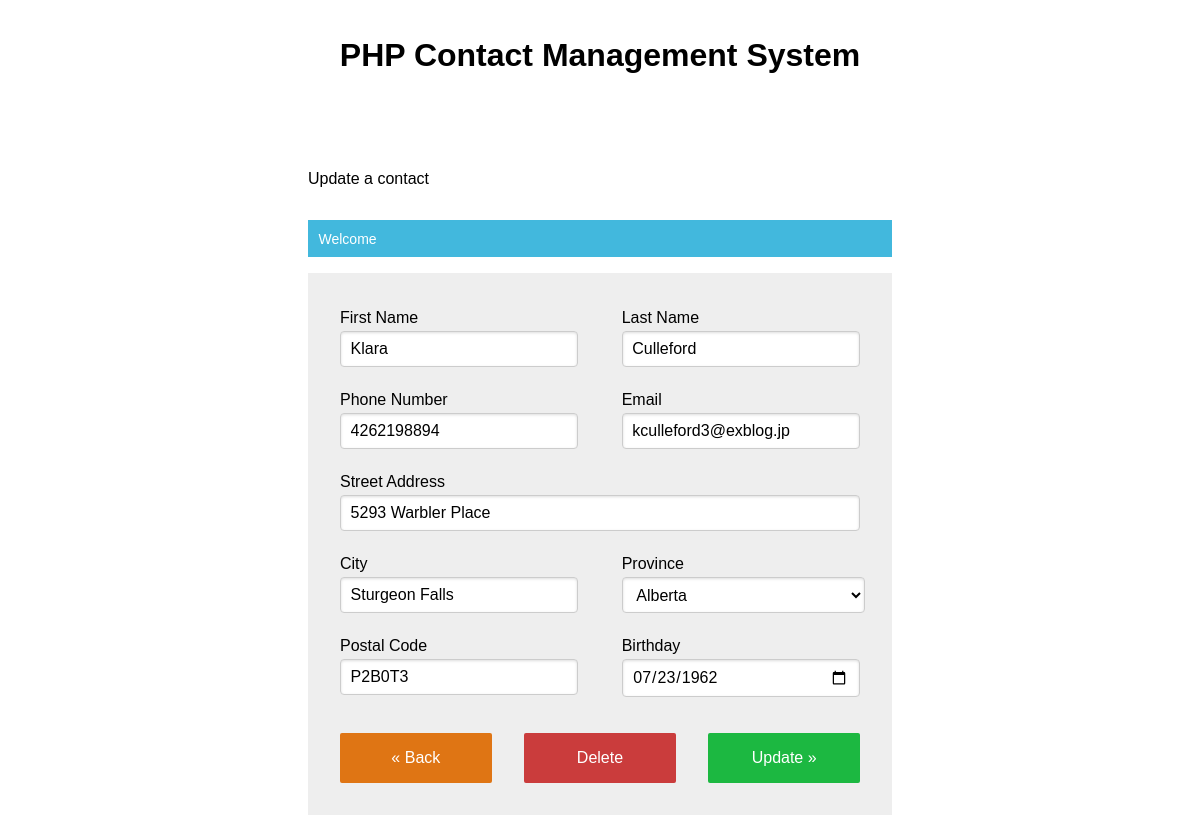
Screenshot of /index.php?edit&contact_id=7&rep=3 (signed in) with the database file from the repository.
### tables this page shows
CREATE TABLE IF NOT EXISTS `contacts` (
  `id` int(11) NOT NULL AUTO_INCREMENT,
  `fname` varchar(30) NOT NULL,
  `surname` varchar(30) NOT NULL,
  `phone` bigint(20) NOT NULL,
  `email` varchar(50) NOT NULL,
  `address` varchar(50) NOT NULL,
  `city` varchar(30) NOT NULL,
  `province` varchar(30) NOT NULL,
  `postal` varchar(6) NOT NULL,
  `birthday` date NOT NULL,
  `rep` int(11) NOT NULL,
  PRIMARY KEY (`id`),
  KEY `rep` (`rep`)
);

### models/view.php (called while the page is built, shortened)
<?php
class View_Model {
    private $render = false;
    public function __construct($template) {
        $file = SERVER_ROOT . '/views/' . strtolower($template) . '.php';
        if (file_exists($file)) {
            $this->render = $file;
        }
    }
    public function __destruct() {
        include($this->render);
    }
}
?>

### controllers/router.php (called while the page is built, shortened)
<?php
$request = filter_var($_SERVER['QUERY_STRING'], FILTER_SANITIZE_STRING);
$parsed = explode('&', $request);
$page = array_shift($parsed);
$gets = array();
$target = SERVER_ROOT . '/controllers/' . $page . '.php';
foreach ($parsed as $get) {
    list($key, $value) = explode('=', $get);
    $gets[$key] = $value;
}
if (file_exists($target)) {
    $class = ucfirst($page) . '_Controller';
    if (class_exists($class)) {
        $controller = new $class;
    } else {
        die('class does not exist!');
    }
}
$controller->main($gets);
?>

### index.php (called while the page is built, shortened)
<?php
require_once(SERVER_ROOT . '/controllers/router.php');
?>

### models/contacts.php (called while the page is built, shortened)
<?php
class Contacts_Model {
    public function __construct() {
        $this->get_all_contacts();
    }
    private function get_all_contacts() {
        $pdo = new PDO(DB_CONN, DB_USER, DB_PASS);
        $sql = 'SELECT * FROM contacts';
        $stmt = $pdo->prepare($sql);
        $stmt->execute();
        $contacts = $stmt -> fetchAll();
    }
}
?>

### controllers/edit.php (called while the page is built, shortened)
<?php
class Edit_Controller {
    public function main(array $req_body) {
        $contacts = new Contacts_Model();
    }
}
?>

### views/contact_form.php (the view, shortened to what this page needs)
<!DOCTYPE html>
<html lang='en'>
<head>
    <link rel='stylesheet' required='true' type='text/css' href='css/style.min.css'>
</head>
<body>
    <div class='pure-g justify-center'>
        <div class='pure-u-1 pure-u-sm-4-5 pure-u-md-3-4 pure-u-lg-2-3 pure-u-xl-1-2'>
            <h1 class='page-title text-center'>
                <?php
                $action = $_SERVER['PHP_SELF'] . $this->data['form_action'];
                $btn_value = strpos($this->data['form_action'], 'add') ? 'Add' : 'Update';
                echo APP_TITLE;
                ?>
            </h1>
            <div class='pure-u-1 pure-u-sm-4-5 pure-u-md-3-4 d-block mx-auto'>
                <p class='page-subtitle'><?php echo $btn_value; ?> a contact</p>
                <?php
                $msg_class = isset($_SESSION['msg_class']) ? $_SESSION['msg_class'] : '';
                $msg = isset($_SESSION['msg']) ? $_SESSION['msg'] : '';
                if (!empty($msg) && !empty($msg_class)): ?>
                    <div class='field'>
                        <span class='pure-form-message <?php echo $msg_class; ?>'>
                            <?php echo $msg; ?>
                        </span>
                    </div>
                <?php
                endif;
                $back = $_SERVER['PHP_SELF'] . '?contacts';
                $contact_fields = array(
                    'fname' => '',
                    'surname' => '',
                    'phone' => '',
                    'email' => '',
                    'address' => '',
                    'city' => '',
                    'province' => '',
                    'postal' => '',
                    'birthday' => ''
                );
                if (isset($this->data['contact']) && !empty($this->data['contact'])) {
                    $contact = $this->data['contact'];
                    foreach ($contact as $key => $value) {
                        $contact_fields[$key] = $value;
                    }
                }
                ?>
                <form action='<?php echo $action; ?>' class='pure-form pure-form-stacked pure-g justify-between' method='post'>
                    <div class='field pure-u-1 pure-u-lg-11-24'>
                        <label>First Name</label>
                        <input name='fname'
                            placeholder='John'
                            type='text' value='<?php echo $contact_fields['fname']; ?>' />
                    </div>
                    <div class='field pure-u-1 pure-u-lg-11-24'>
                        <label>Last Name</label>
                        <input name='surname'
                            placeholder='Doe'
                            required='true' type='text'
                            value='<?php echo $contact_fields['surname']; ?>'
                        />
                    </div>
                    <div class='field pure-u-1 pure-u-lg-11-24'>
                        <label>Phone Number</label>
                        <input name='phone'
                            placeholder='123-456-7890'
                            required='true' type='tel'
                            value='<?php echo $contact_fields['phone']; ?>'
                        />
                    </div>
                    <div class='field pure-u-1 pure-u-lg-11-24'>
                        <label>Email</label>
                        <input name='email'
                            placeholder='example@provider.com'
                            required='true' type='email'
                            value='<?php echo $contact_fields['email']; ?>'
                        />
                    </div>
                    <div class='field pure-u-1'>
                        <label>Street Address</label>
                        <input name='address'
                            placeholder='123 Somewhere Street'
                            required='true' type='text'
                            value='<?php echo $contact_fields['address']; ?>'
                        />
                    </div>
                    <div class='field pure-u-1 pure-u-lg-11-24'>
                        <label>City</label>
                        <input name='city'
                            placeholder='Halifax'
                            required='true' type='text'
                            value='<?php echo $contact_fields['city']; ?>'
                        />
                    </div>
                    <div class='field pure-u-1 pure-u-lg-11-24'>
                        <label>Province</label>
                        <select name='province' required='true'>
                            <?php
                            $provs = array('Alberta', 'British Columbia', 'Manitoba', 'New Brunswick', 'Newfoundland and Labrador',
                                'Nova Scotia', 'Ontario', 'Prince Edward Island', 'Quebec', 'Saskatchewan');
                            foreach ($provs as $province):
                            ?>
                            <option value='<?php echo $province; ?>'><?php echo $province; ?></option>
                            <?php endforeach; ?>
                        </select>
                    </div>
                    <div class='field pure-u-1 pure-u-lg-11-24'>
                        <label>Postal Code</label>
                        <input name='postal'
                            placeholder='A1A 1A1'
                            required='true' type='text'
                            value='<?php echo $contact_fields['postal']; ?>'
                        />
                    </div>
                    <div class='field pure-u-1 pure-u-lg-11-24'>
                        <label>Birthday</label>
                        <input name='birthday'
                            placeholder='MM-DD-YYYY'
                            required='true' type='date'
                            value='<?php echo $contact_fields['birthday']; ?>'
                        />
                    </div>
                    <div class='field pure-u-1'>
                        <div class='pure-g justify-between'>
                            <a class='pure-button button-warning pure-u-1 pure-u-md-7-24' href='<?php echo $back; ?>'>
                                &laquo; Back
                            </a>
                            <?php if (strpos($this->data['form_action'], 'edit')): ?>
                            <a class='pure-button button-error pure-u-1 pure-u-md-7-24'
                                href='<?php echo $_SERVER['PHP_SELF'] . '?delete&contact_id=' . $_GET['contact_id']; ?>'>
                                Delete
                            </a>
                            <?php endif; ?>
                            <input class='pure-button button-success pure-u-1 pure-u-md-7-24'
                                required='true'
                                type='submit'
                                value='<?php echo $btn_value; ?> &raquo;'
                            />
                        </div>
                    </div>
                </form>
            </div>
        </div>
    </div>
</body>
</html>

### rows the page displays
contacts: fname "Klara", surname "Culleford", phone "4262198894", email "kculleford3@exblog.jp", address "5293 Warbler Place", city "Sturgeon Falls", postal "P2B0T3", birthday "07/23/1962"

### other values shown
APP_TITLE "PHP Contact Management System"
$btn_value "Update"
$msg "Welcome"
form field province "Alberta"
